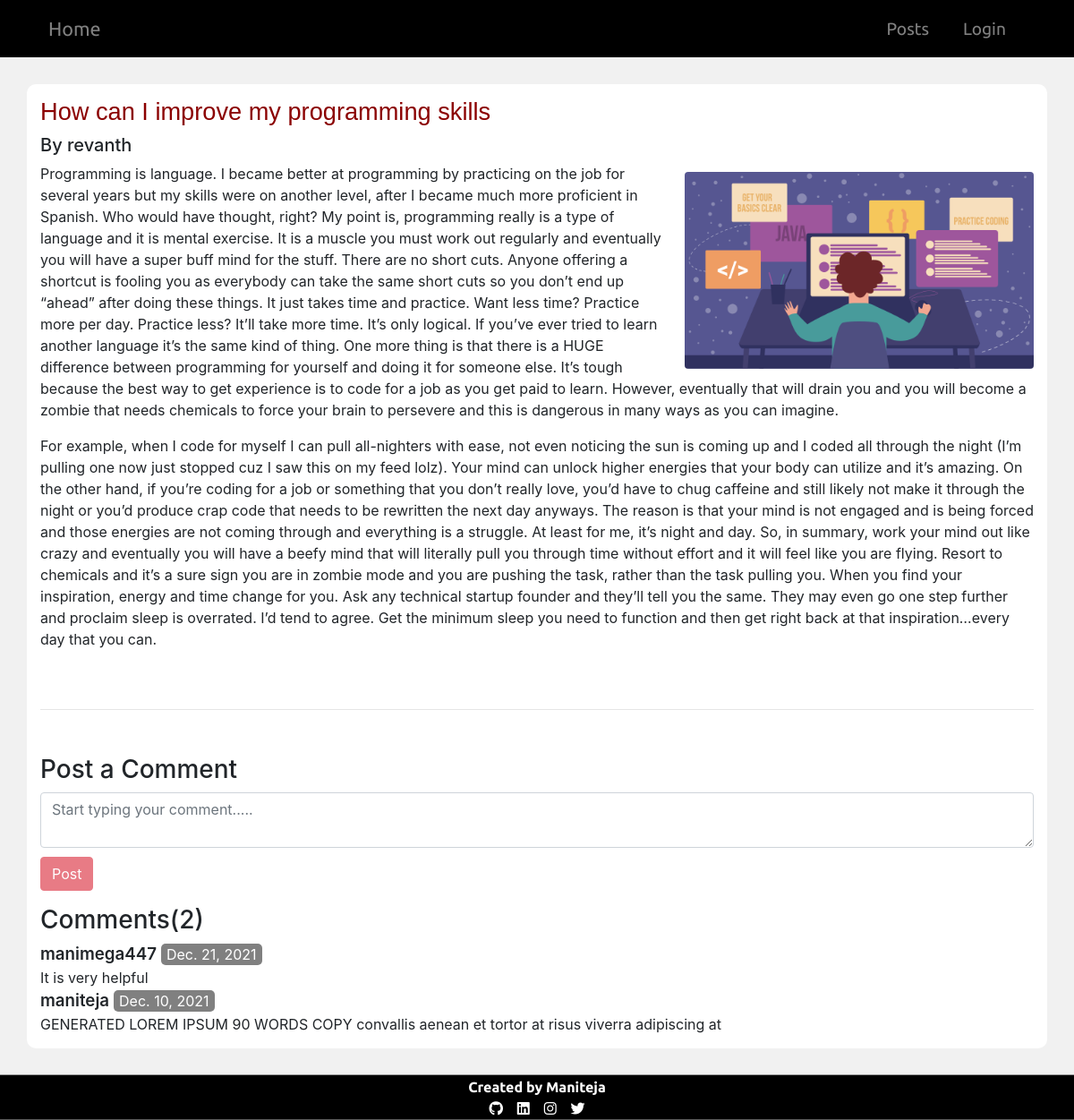
The page /blog/blog-details/How-can-I-improve-my-programming-skills-24ad26a6-664d-4e91-a44a-a79f03767769 on the database its author committed.
### blog_app/models.py (models this page shows, shortened)
class Blog(models.Model):
    author=models.ForeignKey(User,on_delete=models.CASCADE,related_name='post_author')
    blog_title=models.CharField(max_length=100,verbose_name='Title')
    slug=models.SlugField(max_length=250,unique=True)
    blog_content=HTMLField(verbose_name='Description')
    blog_image=models.ImageField(upload_to='blog_images',verbose_name='Image')
    publish_date=models.DateField(auto_now_add=True)
    update_date=models.DateField(auto_now=True)
    class Meta:
        ordering=['-publish_date']

class Comment(models.Model):
    blog=models.ForeignKey(Blog,on_delete=models.CASCADE,related_name='blog_comment')
    user=models.ForeignKey(User,on_delete=models.CASCADE,related_name='user_comment')
    comment=models.CharField(max_length=100,verbose_name='')
    comment_date=models.DateField(auto_now_add=True)
    class Meta:
        ordering=['-comment_date']

### blog_app/views.py (the view)
# urls.py: path('blog-details/<slug:slug>',views.blog_details,name='blog_details'),
def blog_details(request,slug):
    blog=Blog.objects.get(slug=slug)
    if request.method=='POST':
        if not blog.author==request.user:
            comment=request.POST.get('comment')
            new_comment=Comment.objects.create(comment=comment,blog=blog,user=request.user)
            new_comment.save()
            return HttpResponseRedirect(reverse('blog_app:blog_details',kwargs={'slug':slug}))
    return render(request,'blog_details.html',context={'blog':blog})

### blog_app/templates/blog_details.html (shortened to what this page needs)
{% extends 'base.html' %}
{% load crispy_forms_tags %}
{% block body %}
{% load static %}
<link rel="stylesheet" href="{% static 'css/blog_details.css' %}">
<div class="row">
    <div class="col col-12">
        <h3 class="title">{{blog.blog_title}}</h3>
        <h5>By {{blog.author}}</h5>
    </div>
    <div class="col col-12">
        <div class="image">
            <img src="/media/{{blog.blog_image}}" alt="" title="{{blog.blog_title}}" class="rounded" width="100%">
        </div>
        {% autoescape off %}
        {{blog.blog_content}}
        {% endautoescape %}
    </div>
    <div class="col-12">
        <hr>
    </div>
    <div class="col-12">
        {% if user.is_authenticated %}
        <form method="post" id="cmtForm">
            <div class="form-group">
                <h3>Post a Comment</h3>
                <textarea type="text" name="comment" required placeholder="Start typing your comment....."
                    class="form-control" id=""></textarea>
                {% csrf_token %}
                <div>
                    <button type="submit" class="btn btn-danger cmt_submit">Post</button>
                </div>
            </div>
        </form>
        {% else %}
        <form method="post" id="cmtForm">
            <div class="form-group">
                <h3>Post a Comment</h3>
                <textarea type="text" name="comment" required placeholder="Start typing your comment....."
                    class="form-control" id="cmtPOP"></textarea>
                <div>
                    <button type="submit" class="btn btn-danger cmt_submit" disabled>Post</button>
                </div>
            </div>
        </form>
        {% endif %}
    </div>
    <div class="col-12">
        <h3>Comments({{ blog.blog_comment.count }})</h3>
        {% if blog.blog_comment.all %}
        {% for comment in blog.blog_comment.all %}
        <div>
            <span class="cmt_user">{{comment.user}}</span><span class="cmt_date">{{comment.comment_date}}</span>
            <br>
            {{comment.comment}}
        </div>
        {% endfor %}
        {% else %}
        <strong>Be the first person to comment on this post:)</strong>
        {% endif %}
    </div>
</div>
{% endblock %}

### static/css/style.css (style rules this page uses)
html { scroll-behavior: smooth; }
body { background-color: #f1f1f1f1; }

### static/css/blog_details.css (style rules this page uses)
.title { font-size: 1.7rem; color: darkred; font-family: 'Varela Round',sans-serif; }
.row { padding-top: 15px; padding-bottom: 15px; background-color: #FFFFFF; border-radius: 10px; }
hr { margin: 50px 0; }
.cmt_submit { margin-top: 10px; }
.cmt_user { font-weight: 600; font-size: 1.17rem; }
.cmt_date { background-color: gray; color: white; padding: 2px 6px; border-radius: 5px; margin-left: 5px; }
@media screen and (min-width:992px) { img { width: 390px; height: 220px; } }
@media screen and (min-width:992px) { .image { padding-left: 20px; float: right; margin-top: 10px; } }

### rows shown on the page
Blog: blog_title "How can I improve my programming skills", author "revanth", blog_image (picture), blog_content "Programming is language. I became better at programming by practicing on the job for several years but my skills were on another level, after I became much more proficient in Spanish. Who would have thought, right? My point is, programming really is a type of language and it is mental exercise. It is a muscle you must work out regularly and eventually you will have a super buff mind for the stuff. There are no short cuts. Anyone offering a shortcut is fooling you as everybody can take the same short cuts so you don’t end up “ahead” after doing these things. It just takes time and practice. Want less time? Practice more per day. Practice less? It’ll take more time. It’s only logical. If…", blog_comment.count "2"
Comment: user "manimega447", comment_date "Dec. 21, 2021", comment "It is very helpful"
Comment: user "maniteja", comment_date "Dec. 10, 2021", comment "GENERATED LOREM IPSUM 90 WORDS COPY convallis aenean et tortor at risus viverra adipiscing at"
